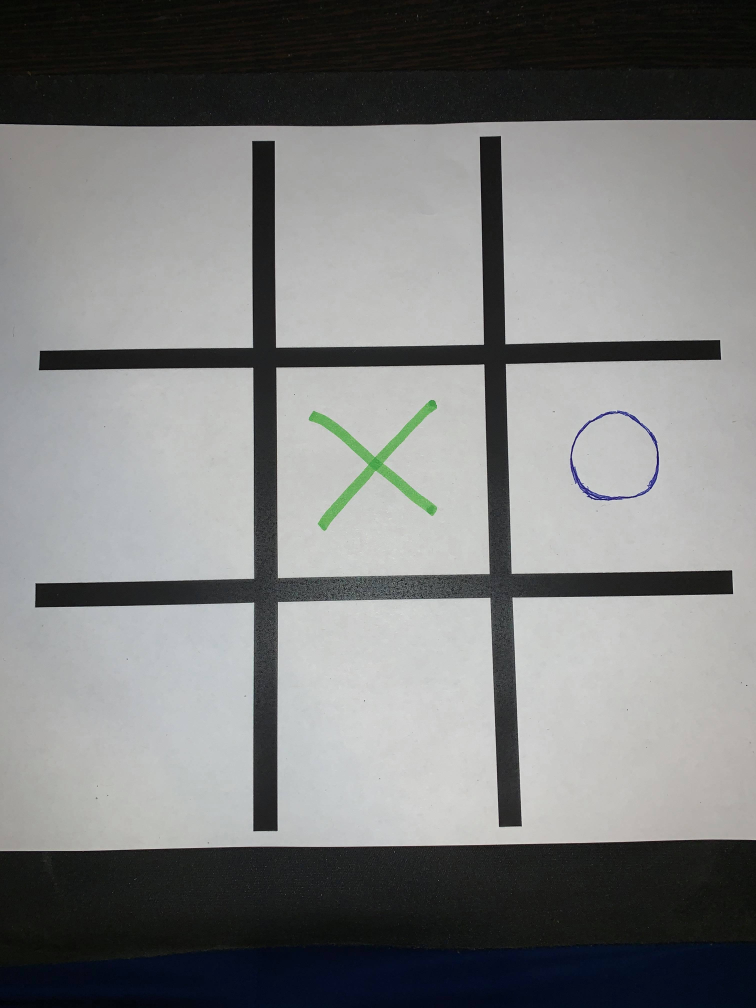
#> input picture ximage.jpg, 3024 x 4032 px (shown at 1/4 size)
$ python linedetection.py
#> lines starting #> are read from the running program, lines starting #| are printed output that depends on the picture; after the words box and inside, x2 and y2 are one past the last pixel; in counts of white or black regions, pixels touching at a corner belong together
# Python program to illustrate HoughLine
# method for line detection
import cv2
import numpy as np

# Reading the required image in
# which operations are to be done.
# Make sure that the image is in the same
# directory in which this python program is
img = cv2.imread('ximage.jpg', cv2.IMREAD_COLOR)
#> img is the input picture: shape (4032, 3024, 3); mean B, G, R 125.8, 126, 124.9
img = cv2.resize(img, (600, 600))
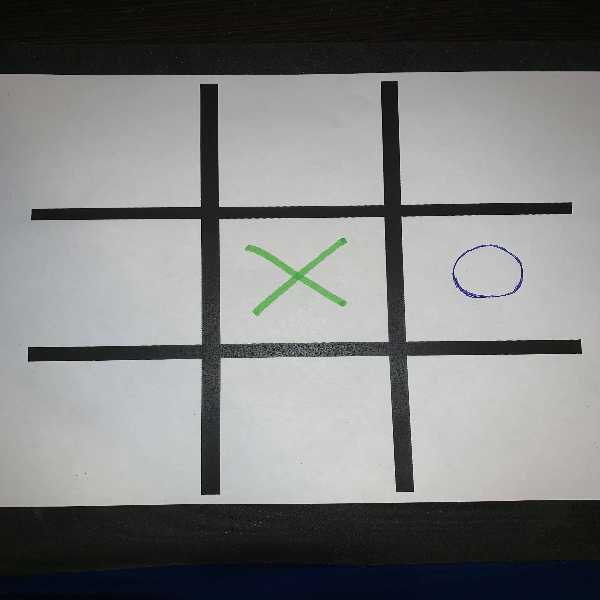
#> img: shape (600, 600, 3); mean B, G, R 125.7, 126, 124.8

# Convert the img to grayscale
gray = cv2.cvtColor(img, cv2.COLOR_BGR2GRAY)

# Apply edge detection method on the image
edges = cv2.Canny(gray, 50, 150, apertureSize=3)
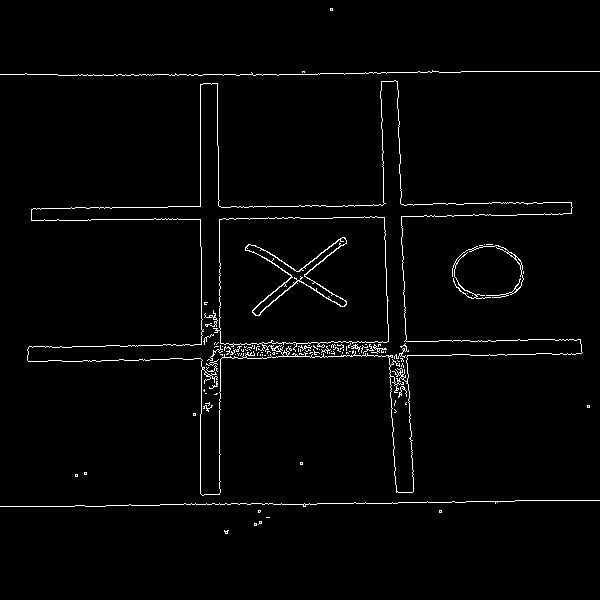
#> edges: shape (600, 600); 2% white in thin lines or dots, all inside (x1, y1, x2, y2) = (0, 8, 600, 534)

# This returns an array of r and theta values
lines = cv2.HoughLines(edges, 1, np.pi / 180, 200)
#> lines = [[348, 1.55], [362, 1.55], [200, 0], [74, 1.57], [211, 1.55]]

# The below for loop runs till r and theta values
# are in the range of the 2d array
for r, theta in lines[0]:
    # Stores the value of cos(theta) in a
    a = np.cos(theta)

    # Stores the value of sin(theta) in b
    b = np.sin(theta)

    # x0 stores the value rcos(theta)
    x0 = a * r

    # y0 stores the value rsin(theta)
    y0 = b * r

    # x1 stores the rounded off value of (rcos(theta)-1000sin(theta))
    x1 = int(x0 + 1000 * (-b))

    # y1 stores the rounded off value of (rsin(theta)+1000cos(theta))
    y1 = int(y0 + 1000 * (a))

    # x2 stores the rounded off value of (rcos(theta)+1000sin(theta))
    x2 = int(x0 - 1000 * (-b))

    # y2 stores the rounded off value of (rsin(theta)-1000cos(theta))
    y2 = int(y0 - 1000 * (a))

    # cv2.line draws a line in img from the point(x1,y1) to (x2,y2).
    # (0,0,255) denotes the colour of the line to be
    # drawn. In this case, it is red.
    cv2.line(img, (x1, y1), (x2, y2), (0, 0, 255), 2)
#> this loop made 1 pass
#> (r, theta, a, b, x0, y0, x1, y1) on pass 1: (348, 1.55, 0.0175, 1, 6.07, 347.9, -993, 365)
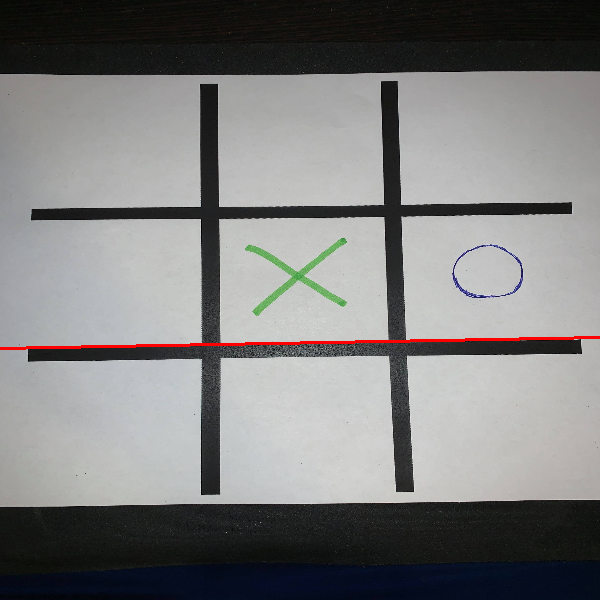
#> img: shape (600, 600, 3); 0.5% of pixels changed, all inside (x1, y1, x2, y2) = (0, 336, 600, 350)

# All the changes made in the input image are finally
# written on a new image houghlines.jpg
cv2.imwrite('linesDetected.jpg', img)
cv2.imshow('lines', img)
if cv2.waitKey(0) & 0xff == 27:
#> (key Esc is pressed here)
    cv2.destroyAllWindows()

$ run again, with grid2.jpg copied over ximage.jpg
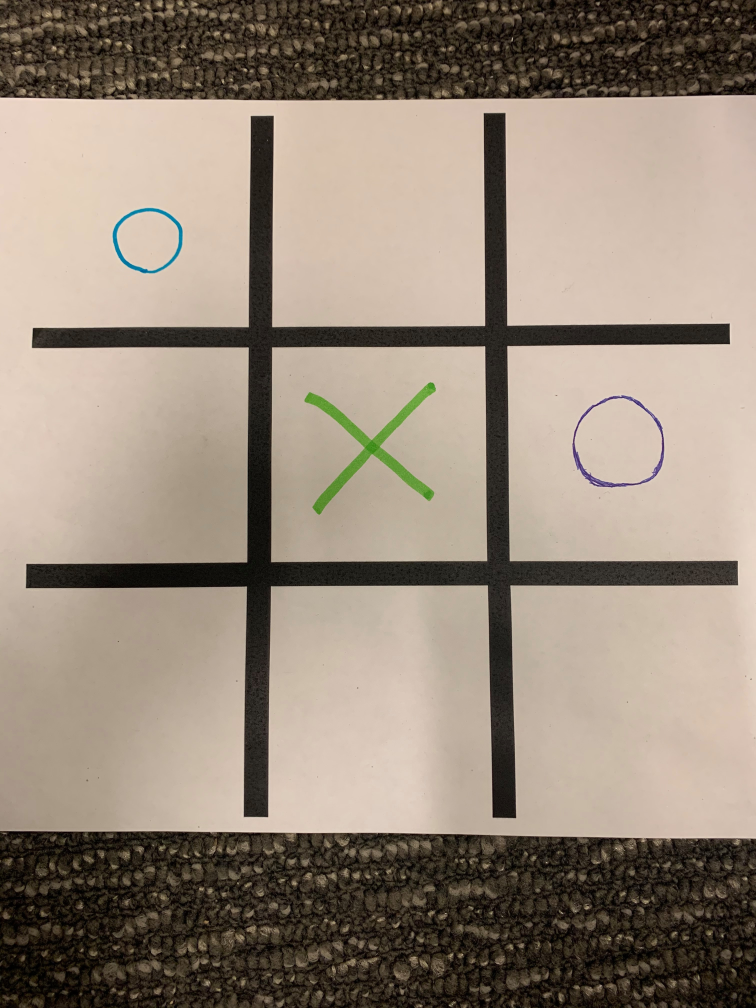
#> input picture grid2.jpg, 3024 x 4032 px (shown at 1/4 size)
#> img is the input picture: shape (4032, 3024, 3); mean B, G, R 121.1, 135.5, 149.3
#> `edges = cv2.Canny(gray, 50, 150, apertureSize=3)`:
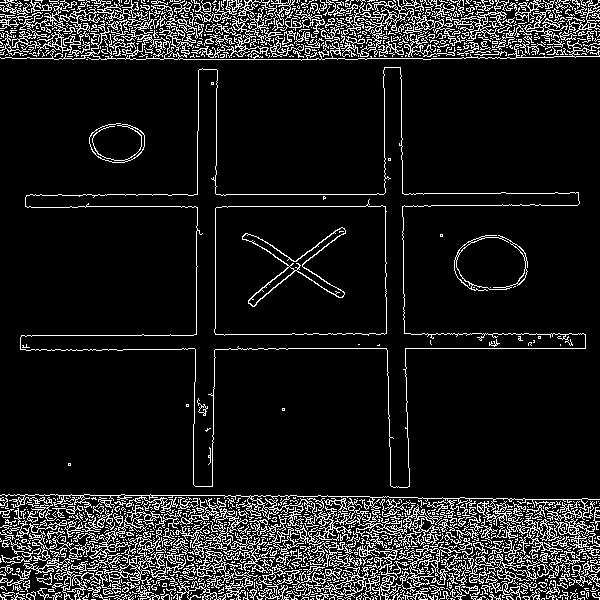
#> edges: shape (600, 600); 11.6% white in thin lines or dots
#> lines = 431 rows, first 8: [348, 1.57], [206, 1.57], [45, 1.55], [194, 1.57], [570, 1.45], [14, 1.64], [58, 1.57], [-399, 3.12]
#> the loop `for r, theta in lines[0]:` made 1 pass
#> (r, theta, a, b, x0, y0, x1, y1) on pass 1: (348, 1.57, -4.37e-08, 1, -1.52e-05, 348, -1000, 347)
#> after the loop `for r, theta in lines[0]:`:
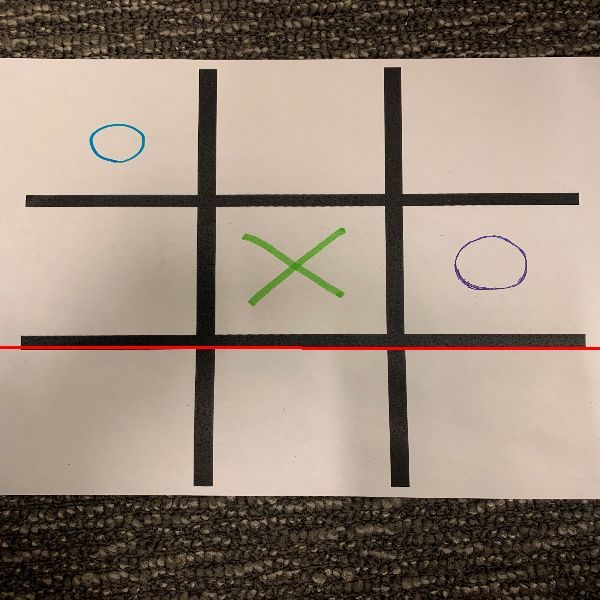
#> img: shape (600, 600, 3); mean B, G, R 120.7, 135, 150.1
